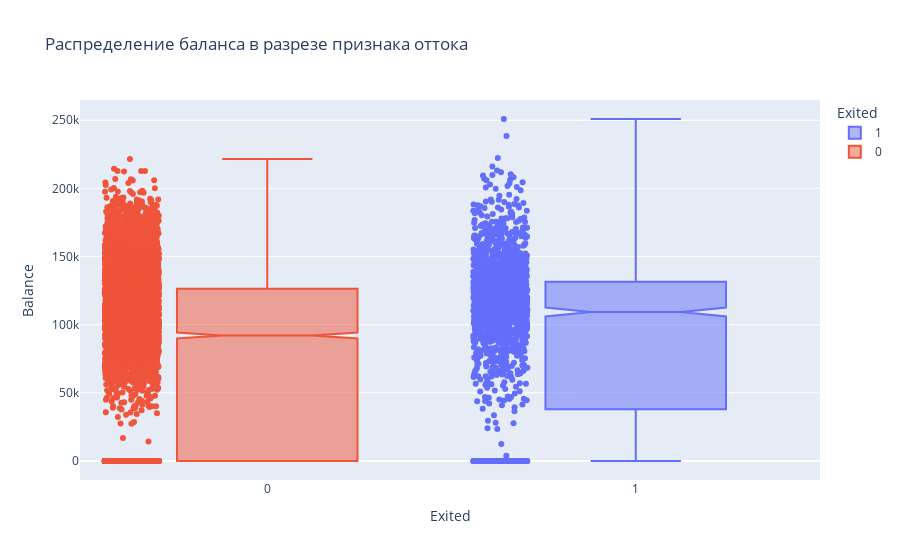

Write notebook code for a chart like this one.
### Code cell
# второй способ построения
fig = px.box(churn_data,
            y = 'Balance',
            x = 'Exited',
            points='all',
            notched=True,
            color='Exited',
            title='Распределение баланса в разрезе признака оттока',
            labels=['Остались', 'Ушли'],
            )

fig.show()

### Figure 1 — Plotly figure (JSON) as saved in the notebook; plotly's stock layout.template omitted (floating-point values rounded to 4 significant figures; data arrays with more than 128 entries replaced by an {"elided": "..."} marker saying what was removed)
{"data": [{"alignmentgroup": "True", "boxpoints": "all", "hovertemplate": "Exited=%{x}<br>Balance=%{y}<extra></extra>", "legendgroup": "1", "marker": {"color": "#636efa"}, "name": "1", "notched": true, "offsetgroup": "1", "orientation": "v", "showlegend": true, "type": "box", "x": {"elided": "2037 int values"}, "x0": " ", "xaxis": "x", "y": {"elided": "2037 float values"}, "y0": " ", "yaxis": "y"}, {"alignmentgroup": "True", "boxpoints": "all", "hovertemplate": "Exited=%{x}<br>Balance=%{y}<extra></extra>", "legendgroup": "0", "marker": {"color": "#EF553B"}, "name": "0", "notched": true, "offsetgroup": "0", "orientation": "v", "showlegend": true, "type": "box", "x": {"elided": "7963 int values"}, "x0": " ", "xaxis": "x", "y": {"elided": "7963 float values"}, "y0": " ", "yaxis": "y"}], "layout": {"boxmode": "overlay", "legend": {"title": {"text": "Exited"}, "tracegroupgap": 0}, "title": {"text": "Распределение баланса в разрезе признака оттока"}, "xaxis": {"anchor": "y", "categoryarray": [1, 0], "categoryorder": "array", "domain": [0, 1], "title": {"text": "Exited"}}, "yaxis": {"anchor": "x", "domain": [0, 1], "title": {"text": "Balance"}}}}
